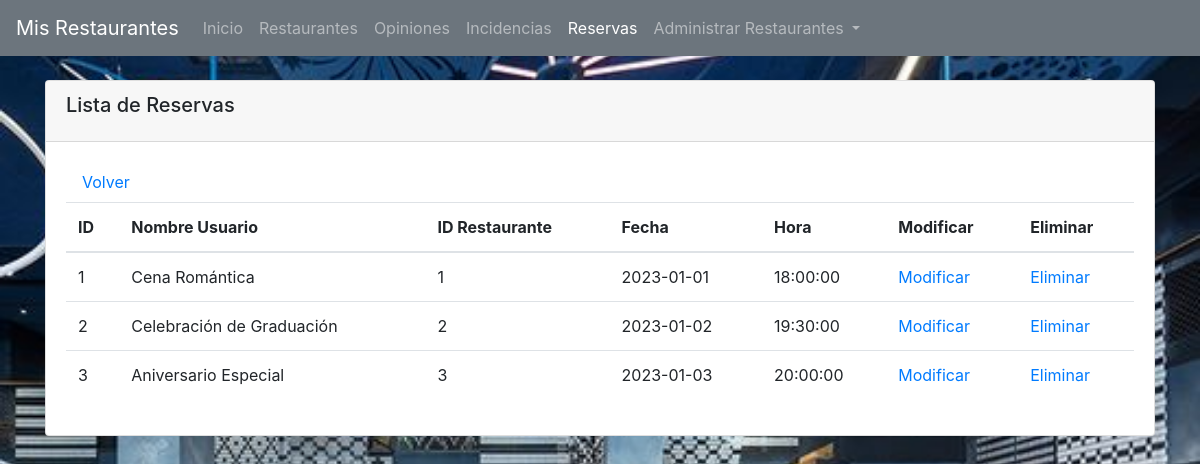
Screenshot of /ver_reservas.php (signed in) with the database file from the repository.
### tables this page shows
CREATE TABLE reservas (
    id INT PRIMARY KEY AUTO_INCREMENT,
    fecha DATE NOT NULL,
    hora TIME NOT NULL,
    nombre VARCHAR(255),
    id_usuario INT,
    id_restaurante INT,
    FOREIGN KEY (id_usuario) REFERENCES usuarios(id),
    FOREIGN KEY (id_restaurante) REFERENCES restaurantes(id)
);

### ver_reservas.php (the view, shortened to what this page needs)
<?php
require_once 'db.php';
$nombreUsuario = $_SESSION['usuario']['nombre_usuario'];
$rolUsuario = $_SESSION['usuario']['rol'];
$sqlIdUsuario = "SELECT id FROM usuarios WHERE usuario = '$nombreUsuario'";
$resultIdUsuario = $conn->query($sqlIdUsuario);
if ($resultIdUsuario && $rowIdUsuario = $resultIdUsuario->fetch_assoc()) {
    $idUsuario = $rowIdUsuario['id'];
    if ($rolUsuario === 'admin') {
        $sqlReservas = "SELECT * FROM reservas";
    } else {
        $sqlReservas = "SELECT * FROM reservas WHERE id_usuario = $idUsuario";
    }
    $resultReservas = $conn->query($sqlReservas);
} else {
    echo "Error al obtener el ID del usuario.";
}
?>
<!DOCTYPE html>
<html lang="es">
<head>
    <link rel="stylesheet" href="https://stackpath.bootstrapcdn.com/bootstrap/4.5.2/css/bootstrap.min.css">
    <link rel="stylesheet" href="estilo.css">
</head>
<body>
    <nav class="navbar navbar-expand-lg navbar-dark bg-secondary">
        <a class="navbar-brand" href="index.php">Mis Restaurantes</a>
        <div class="collapse navbar-collapse" id="navbarNav">
            <ul class="navbar-nav">
                <li class="nav-item ">
                    <a class="nav-link" href="index.php">Inicio</a>
                </li>
                <li class="nav-item ">
                    <a class="nav-link" href="restaurantes.php">Restaurantes</a>
                </li>
                <li class="nav-item">
                    <a class="nav-link" href="opiniones.php">Opiniones</a>
                </li>
                <li class="nav-item">
                    <a class="nav-link" href="incidencias.php">Incidencias</a>
                </li>
                <li class="nav-item active">
                    <a class="nav-link" href="reservas.php">Reservas</a>
                </li>
                <?php if ($_SESSION['usuario']['rol'] === 'admin'): ?>
                    <li class="nav-item dropdown">
                        <a class="nav-link dropdown-toggle" href="#" id="navbarDropdown" role="button" data-toggle="dropdown" aria-haspopup="true" aria-expanded="false">
                            Administrar Restaurantes
                        </a>
                    </li>
                <?php endif; ?>
            </ul>
        </div>
    </nav>
   <div class="container mt-4">
        <div class="card">
            <div class="card-header">
                <h5 class="card-title">Lista de Reservas</h5>
            </div>
            <div class="card-body">
                <div class="table-responsive">
                <table class="table">
                    <thead>
                        <tr>
                            <th>ID</th>
                            <th>Nombre Usuario</th>
                            <th>ID Restaurante</th>
                            <th>Fecha</th>
                            <th>Hora</th>
                            <?php if ($rolUsuario === 'admin'): ?>
                                <th>Modificar</th>
                                <th>Eliminar</th>
                            <?php endif; ?>
                        </tr>
                    </thead>
                    <tbody>
                        <?php
                        while ($rowReserva = $resultReservas->fetch_assoc()) {
                            echo '<tr>';
                            echo '<td>' . $rowReserva['id'] . '</td>';
                            echo '<td>' . $rowReserva['nombre'] . '</td>';
                            echo '<td>' . $rowReserva['id_restaurante'] . '</td>';
                            echo '<td>' . $rowReserva['fecha'] . '</td>';
                            echo '<td>' . $rowReserva['hora'] . '</td>';
                            if ($rolUsuario === 'admin') {
                                echo '<td><a href="modificar_reserva.php?id=' . $rowReserva['id'] . '">Modificar</a></td>';
                                echo '<td><a href="eliminar_reserva.php?id=' . $rowReserva['id'] . '">Eliminar</a></td>';
                            }
                            echo '</tr>';
                        }
                        ?>
                        <a class="nav-link" href="reservas.php">Volver</a>
                    </tbody>
                </table>
            </div>
            </div>
        </div>
    </div>
</body>
</html>

### estilo.css (style rules this page uses)
body { background-image: url("restaurante.jpg"); background-repeat: no-repeat; background-attachment: fixed; background-size: cover; }

### rows the page displays
reservas: id "1", nombre "Cena Romántica", id_restaurante "1", fecha "2023-01-01", hora "18:00:00"
reservas: id "2", nombre "Celebración de Graduación", id_restaurante "2", fecha "2023-01-02", hora "19:30:00"
reservas: id "3", nombre "Aniversario Especial", id_restaurante "3", fecha "2023-01-03", hora "20:00:00"
